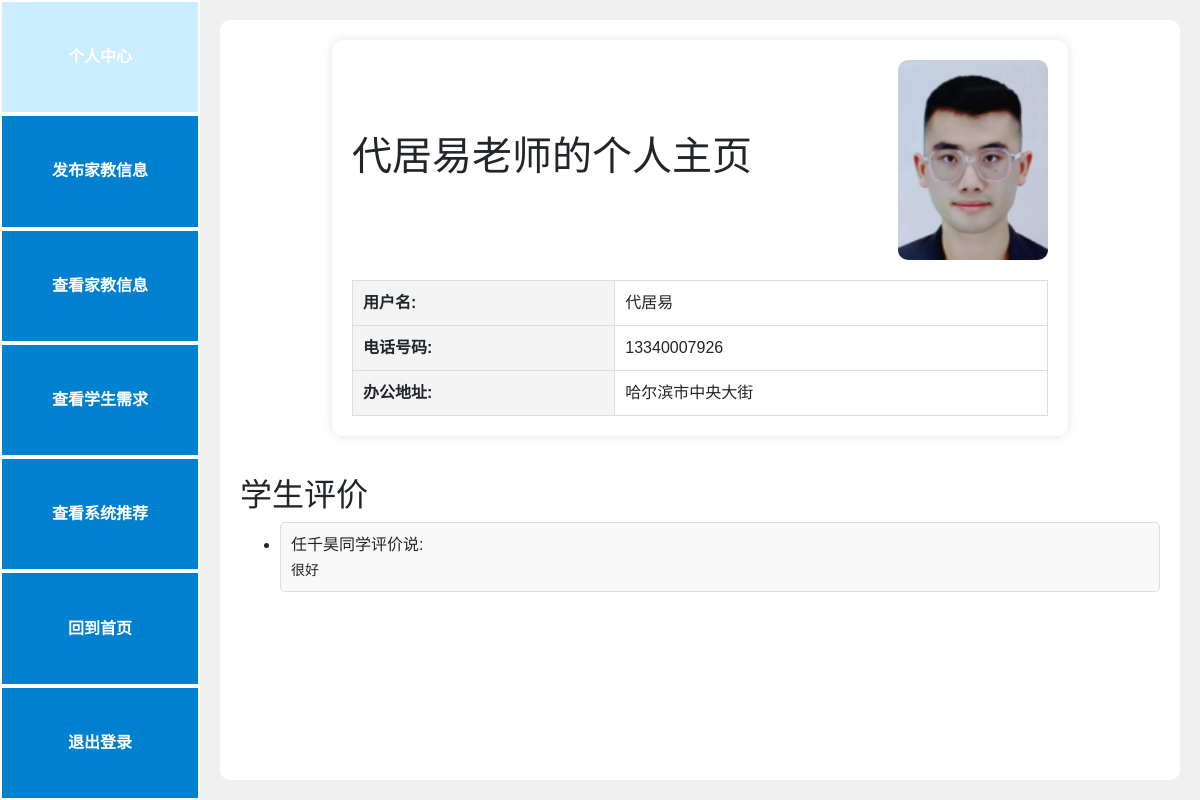
The app's page /tutor_profile/2 (signed in) with its own data.
### models.py (models this page shows)
class User(db.Model):
    id = db.Column(db.Integer, primary_key=True)
    username = db.Column(db.String(80), unique=True, nullable=False)
    password = db.Column(db.String(80), nullable=False)
    role = db.Column(db.String(20), nullable=False) # role=tutor是老师，=student是学生
    phoneNumber = db.Column(db.String(20), unique=False, nullable=True)
    location = db.Column(db.String(80), unique=False, nullable=True)
    photo = db.Column(db.String(120), nullable=True)  # 假设存储照片的路径或URL

class Review(db.Model):
    id = db.Column(db.Integer, primary_key=True)
    tutor_id = db.Column(db.Integer, db.ForeignKey('tutor_info.id'), nullable=False)
    user_id = db.Column(db.Integer, db.ForeignKey('user.id'), nullable=False)
    username = db.Column(db.String(80), nullable=False)
    review = db.Column(db.Text, nullable=False)

### app.py (the view)
@app.route('/tutor_profile/<int:user_id>')
def tutor_profile(user_id):
    user = User.query.get(user_id)
    reviews = Review.query.filter_by(tutor_id=user_id).all()
    return render_template('tutor_profile.html', user=user, visitor=g.user, reviews=reviews)

### app.py (called while the page is built)
@app.before_request
def create_tables():
    if not hasattr(g, 'first_request'):  # 保证该函数只在第一次访问时执行
        g.first_request = True
        db.create_all()  # 创建所有在模型中定义的数据库表格

@app.before_request
def before_request():
    g.user = None
    if 'user_id' in session:
        g.user = User.query.get(session['user_id'])

### templates/tutor_profile.html (shortened to what this page needs)
{% if visitor.role == 'tutor' %}
    {% extends "base_tutor.html" %}
{% else %}
    {% extends "base_student.html" %}
{% endif %}
{% block content %}
<div class="profile-content">
    <div class="profile-header">
        <h1 class="center-text">{{ user.username }}老师的个人主页</h1>
        <img src="{{ url_for('static', filename='users/{}.png'.format(user.id)) }}" alt="您可以在”编辑资料”中上传您的照片" class="profile-photo">
    </div>
    <table class="profile-table">
        <tr>
            <th>用户名:</th>
            <td>{{ user.username }}</td>
        </tr>
        <tr>
            <th>电话号码:</th>
            <td>{{ user.phoneNumber }}</td>
        </tr>
        <tr>
            <th>办公地址:</th>
            <td>{{ user.location }}</td>
        </tr>
    </table>
</div>
<div class="reviews-section">
    <h2>学生评价</h2>
    <ul>
        {% for review in reviews %}
        <li class="review-item">
            <h4>{{ review.username }}同学评价说:</h4>
            <p>{{ review.review }}</p>
        </li>
        {% endfor %}
    </ul>
</div>
{% endblock %}

### templates/base_tutor.html (style rules this page uses)
body { font-family: Arial, sans-serif; display: flex; height: 100vh; margin: 0; background-color: #f0f0f0; background-attachment: fixed; }
.center-text { text-align: center; }

### templates/tutor_profile.html (style rules this page uses)
.profile-content { width: 80%; max-width: 1000px; background: white; padding: 20px; border-radius: 10px; box-shadow: 0 0 10px rgba(0, 0, 0, 0.1); margin: 0 auto; }
.profile-header { display: flex; justify-content: space-between; align-items: center; }
.profile-photo { width: 150px; height: 200px; object-fit: cover; border-radius: 10px; }
.profile-table { width: 100%; border-collapse: collapse; margin-top: 20px; }
.profile-table th, .profile-table td { padding: 10px; border: 1px solid #ddd; text-align: left; }
.profile-table th { background-color: #f4f4f4; }
.reviews-section { margin-top: 40px; }
.review-item { margin-bottom: 15px; padding: 10px; border: 1px solid #ddd; border-radius: 5px; background-color: #f9f9f9; }
.review-item h4 { margin: 0 0 5px 0; font-size: 16px; }
.review-item p { margin: 0; font-size: 14px; }
.center-text { text-align: center; }

### records on screen
User: username "代居易", phoneNumber "13340007926", location "哈尔滨市中央大街"
Review: username "任千昊", review "很好"
